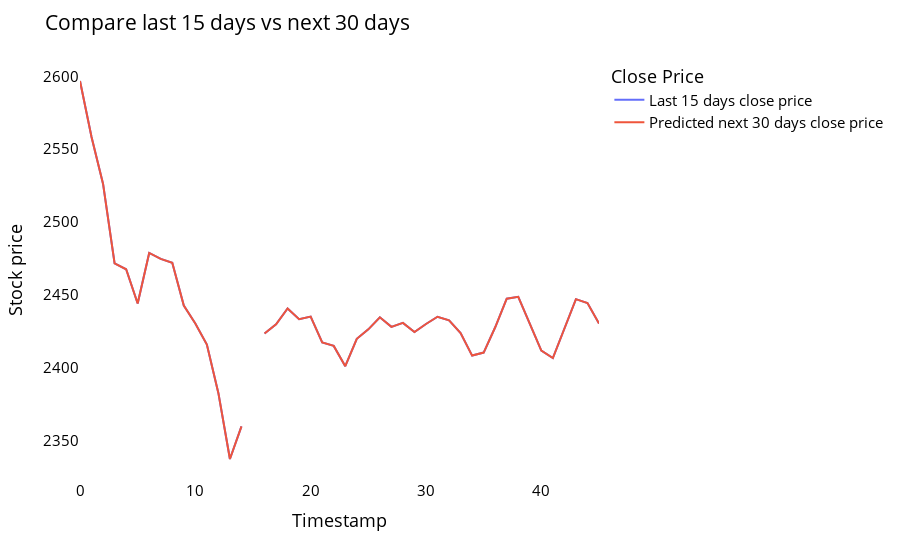

Here is the notebook cell this chart was saved with:
### Code cell
temp_mat = np.empty((len(last_days)+pred_days+1,1))
temp_mat[:] = np.nan
temp_mat = temp_mat.reshape(1,-1).tolist()[0]

last_original_days_value = temp_mat
next_predicted_days_value = temp_mat

last_original_days_value[0:time_step+1] = scaler.inverse_transform(closedf[len(closedf)-time_step:]).reshape(1,-1).tolist()[0]
next_predicted_days_value[time_step+1:] = scaler.inverse_transform(np.array(lst_output).reshape(-1,1)).reshape(1,-1).tolist()[0]

names = cycle(['Last 15 days close price','Predicted next 30 days close price'])

new_pred_plot = pd.DataFrame({
    'last_original_days_value':last_original_days_value,
    'next_predicted_days_value':next_predicted_days_value
})

fig = px.line(new_pred_plot,x=new_pred_plot.index, y=[new_pred_plot['last_original_days_value'],
                                                      new_pred_plot['next_predicted_days_value']],
              labels={'value': 'Stock price','index': 'Timestamp'})
fig.update_layout(title_text='Compare last 15 days vs next 30 days',
                  plot_bgcolor='white', font_size=15, font_color='black',legend_title_text='Close Price')
fig.for_each_trace(lambda t:  t.update(name = next(names)))

fig.update_xaxes(showgrid=False)
fig.update_yaxes(showgrid=False)
fig.show()

### Figure 1 — Plotly figure (JSON) as saved in the notebook; plotly's stock layout.template omitted (floating-point values rounded to 4 significant figures)
{"data": [{"hovertemplate": "variable=last_original_days_value<br>Timestamp=%{x}<br>Stock price=%{y}<extra></extra>", "legendgroup": "last_original_days_value", "line": {"color": "#636efa", "dash": "solid"}, "marker": {"symbol": "circle"}, "mode": "lines", "name": "Last 15 days close price", "orientation": "v", "showlegend": true, "type": "scatter", "x": [0, 1, 2, 3, 4, 5, 6, 7, 8, 9, 10, 11, 12, 13, 14, 15, 16, 17, 18, 19, 20, 21, 22, 23, 24, 25, 26, 27, 28, 29, 30, 31, 32, 33, 34, 35, 36, 37, 38, 39, 40, 41, 42, 43, 44, 45], "xaxis": "x", "y": [2597.0, 2558.0, 2526.0, 2472.0, 2468.0, 2444.0, 2479.0, 2475.0, 2472.0, 2443.0, 2430.0, 2416.0, 2383.0, 2337.0, 2360.0, null, 2423.0, 2430.0, 2441.0, 2433.0, 2435.0, 2417.0, 2415.0, 2401.0, 2420.0, 2426.0, 2435.0, 2428.0, 2431.0, 2424.0, 2430.0, 2435.0, 2433.0, 2424.0, 2408.0, 2410.0, 2428.0, 2447.0, 2449.0, 2430.0, 2412.0, 2407.0, 2426.0, 2447.0, 2444.0, 2430.0], "yaxis": "y"}, {"hovertemplate": "variable=next_predicted_days_value<br>Timestamp=%{x}<br>Stock price=%{y}<extra></extra>", "legendgroup": "next_predicted_days_value", "line": {"color": "#EF553B", "dash": "solid"}, "marker": {"symbol": "circle"}, "mode": "lines", "name": "Predicted next 30 days close price", "orientation": "v", "showlegend": true, "type": "scatter", "x": [0, 1, 2, 3, 4, 5, 6, 7, 8, 9, 10, 11, 12, 13, 14, 15, 16, 17, 18, 19, 20, 21, 22, 23, 24, 25, 26, 27, 28, 29, 30, 31, 32, 33, 34, 35, 36, 37, 38, 39, 40, 41, 42, 43, 44, 45], "xaxis": "x", "y": [2597.0, 2558.0, 2526.0, 2472.0, 2468.0, 2444.0, 2479.0, 2475.0, 2472.0, 2443.0, 2430.0, 2416.0, 2383.0, 2337.0, 2360.0, null, 2423.0, 2430.0, 2441.0, 2433.0, 2435.0, 2417.0, 2415.0, 2401.0, 2420.0, 2426.0, 2435.0, 2428.0, 2431.0, 2424.0, 2430.0, 2435.0, 2433.0, 2424.0, 2408.0, 2410.0, 2428.0, 2447.0, 2449.0, 2430.0, 2412.0, 2407.0, 2426.0, 2447.0, 2444.0, 2430.0], "yaxis": "y"}], "layout": {"font": {"color": "black", "size": 15}, "legend": {"title": {"text": "Close Price"}, "tracegroupgap": 0}, "margin": {"t": 60}, "plot_bgcolor": "white", "title": {"text": "Compare last 15 days vs next 30 days"}, "xaxis": {"anchor": "y", "domain": [0, 1], "showgrid": false, "title": {"text": "Timestamp"}}, "yaxis": {"anchor": "x", "domain": [0, 1], "showgrid": false, "title": {"text": "Stock price"}}}}
